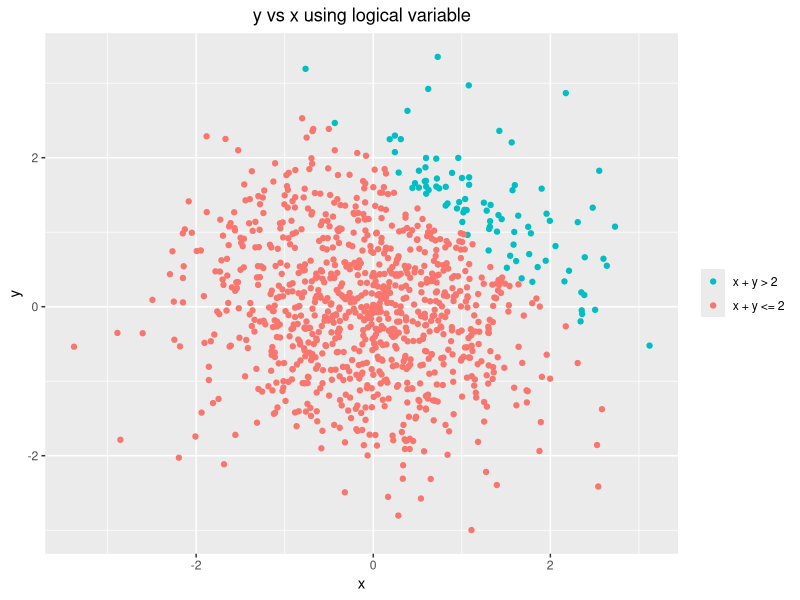

Recreate this plot in R.
## ---- chunk 1
library(tidyverse)
## ---- chunk 2

df1 = tibble(
  vec_unif = runif(10,0,5),
  vec_logic = I(vec_unif > 2),
  vec_char =  letters[seq(1,10)],
  vec_factor = factor(c("up","down","up","down","up","down","up","down","up","down"))
)

## ---- chunk 3
df1
## ---- chunk 4
mean_unif = mean(df1$vec_unif)
mean_logic1 = mean(df1$vec_logic1)
mean_char = mean(df1$vec_char)
mean_factor = mean(df1$vec_factor)
## ---- chunk 5
as.numeric(as.factor(df1$vec_char))
as.numeric(as.character(df1$vec_logic1))
## ---- chunk 6

df2 = tibble(
  x = rnorm(1000),
  y = rnorm(1000),
  vec_logic = I(x + y > 2),
  vec_num =  as.numeric(I(x + y > 2)),
  vec_factor2 = as.factor(I(x + y > 2))
)

## ---- chunk 7

ggplot(df2, aes(x, y)) + 
  geom_point(aes(colour = factor(df2$vec_logic))) + 
  ggtitle("y vs x using logical variable") +  
  theme(plot.title = element_text(hjust=0.5)) + 
  scale_colour_discrete(name = NULL, guide = guide_legend(reverse=TRUE), labels = c('x + y <= 2','x + y > 2'))
